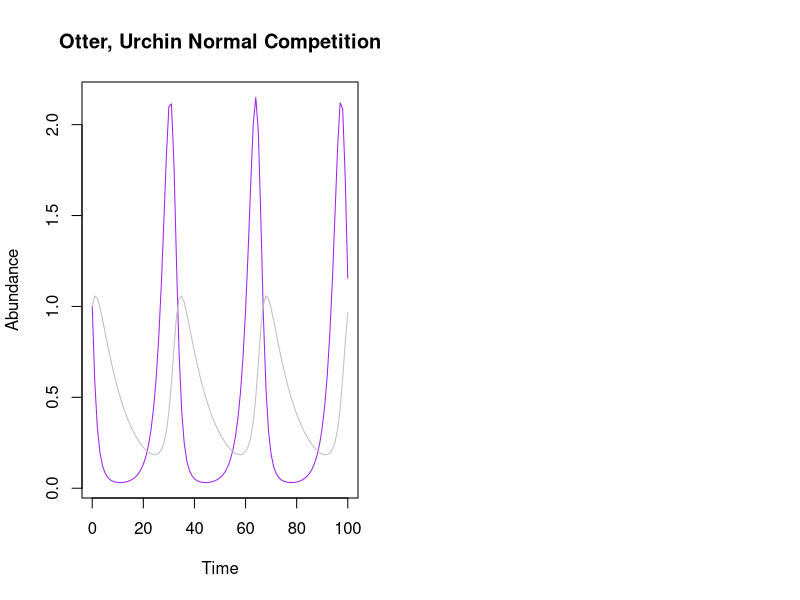
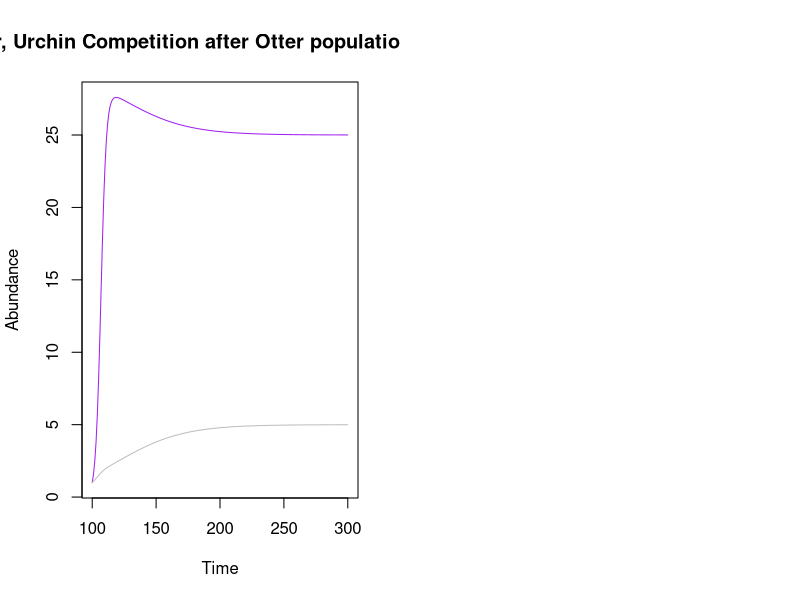
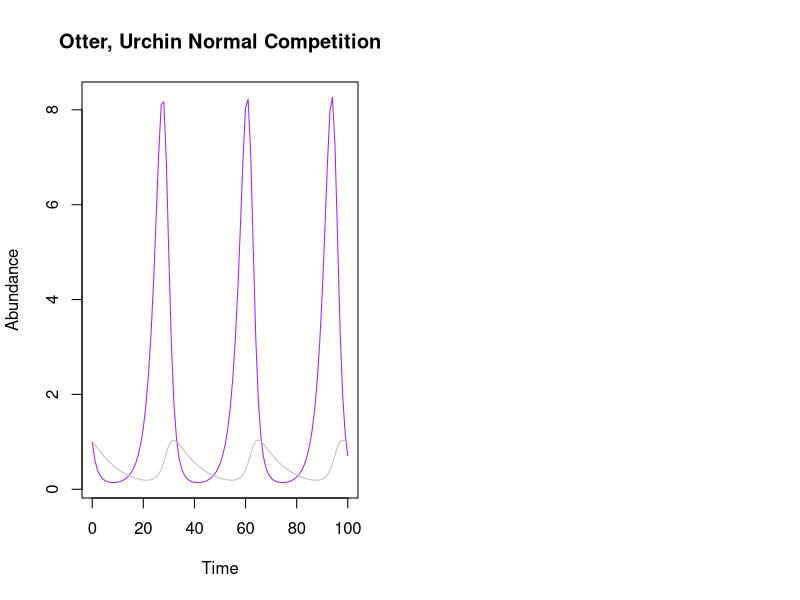
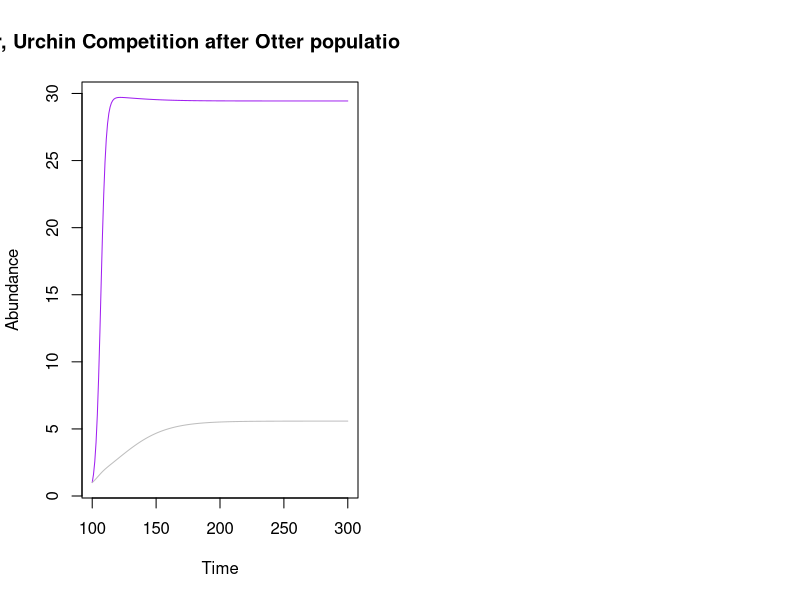
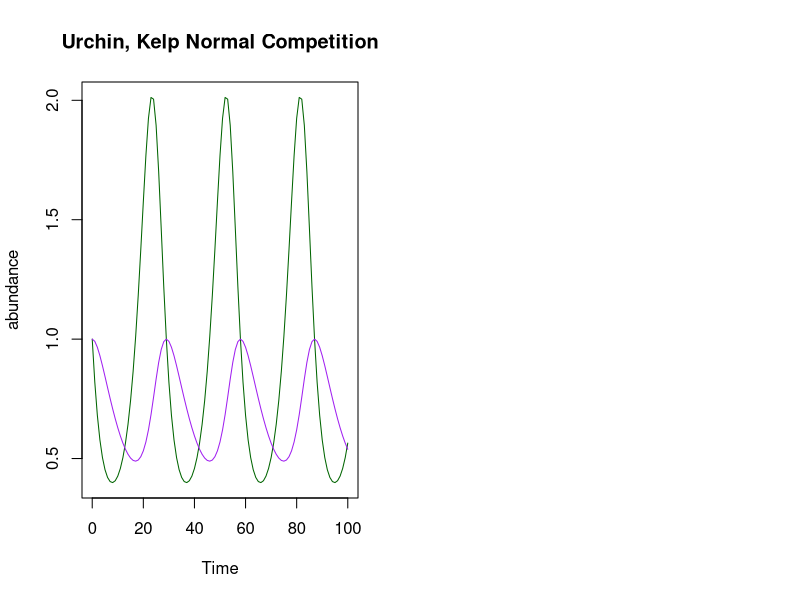
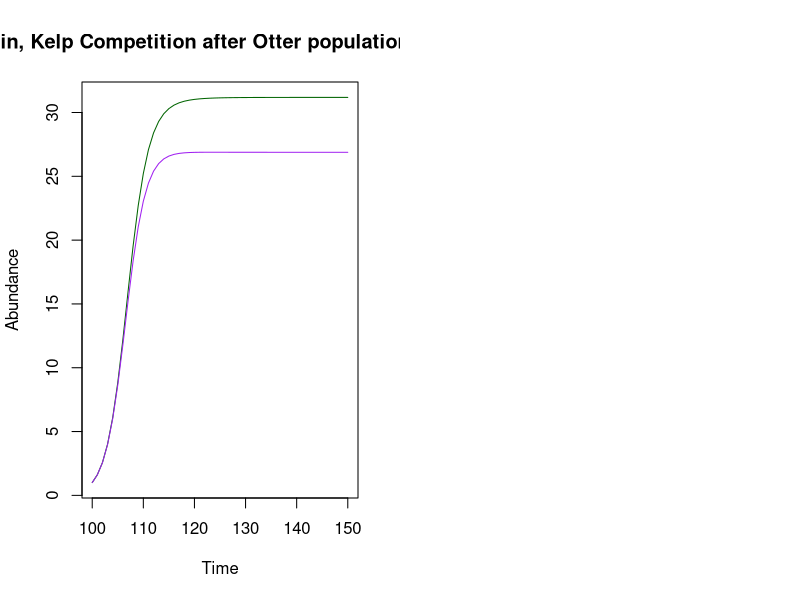
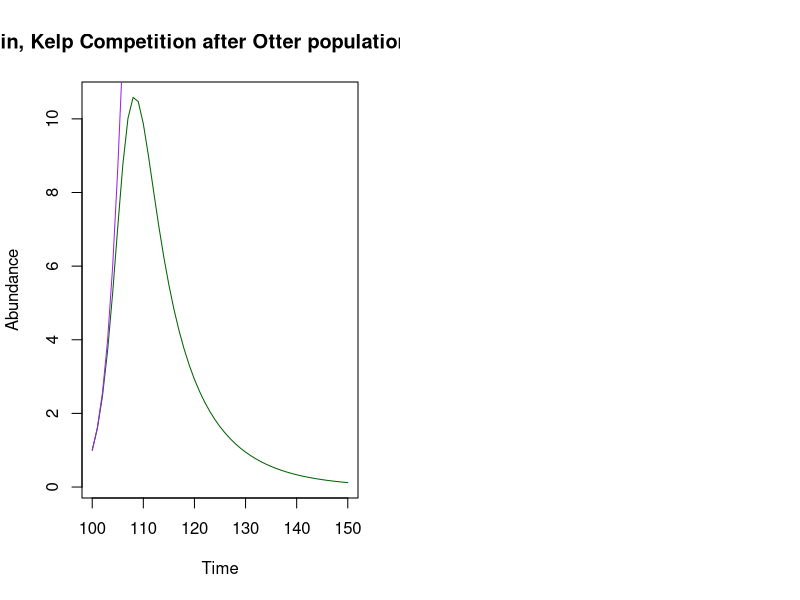

R code for these plots, in order:
# ECOLOGICAL MODDELING REPORT 

# THE TOP DOWN CONTROL OF SEA URCHINS IN KELP FORESTS.


##############################################################################################################################################
##############################################################################################################################################

  
# 2) Graph showing effect of density dependent predation on population density.
    # Showing otter and urchin population 

install.packages("deSolve")
library(deSolve)

# Defining the model
otter_urchin_competition_1 <- function(times, N0, params){
N1 <- N0[1]
N2  <- N0[2]
with(as.list(params), {
  dN1.dt <- N1*(r1-alpha12*N2)
  dN2.dt <- N2*(alpha21*N1-d2)
  return(list(c(dN1.dt, dN2.dt)))
  })
}

# Setting values of parameters that are used in the equations
params <- c(r1 = 0.5, 
            alpha12 = 1, 
            alpha21= 0.2,
            d2 = 0.1)

# Initial conditions
NO <- c(1,1)

# Defining time
t.values <- seq(0,100)

# Simulating the continuous time dynamic using the ode
otter_urchin_out_1 <- ode(NO, t.values, otter_urchin_competition_1, params)

# Plot results
# First column of N.out shows the time values for the x axis
# Second column of N.out shows the population sizes for species 1.
# Third column of N.out shows the population sizes for species 2.

par(mfrow=c(1,2))
plot(otter_urchin_out_1[,1], otter_urchin_out_1[,2], type = 'l', col = 'purple', xlab = 'Time', ylab = 'Abundance', main = 'Otter, Urchin Normal Competition')

lines(otter_urchin_out_1[,1], otter_urchin_out_1[,3], type = 'l', col = 'grey')

#######################################################################################

# Definition of the model 
otter_urchin_competition_2 <- function(times, N0, params){ 
  N1 <- N0[1] 
  N2 <- N0[2] 
  with(as.list(params), { 
    dN1.dt <- r1*N1*((K1-N1-(alpha12*N2))/K1) 
    dN2.dt <- r2*N2*((K2-N2-(alpha21*N1))/K2) 
    return(list(c(dN1.dt, dN2.dt))) 
  })
}

# setting parameters.
# r1 and r2 are intrinsic growth rates for N1 and N2.
# K1 and K2 are the density dependence parameters.
# alpha12 and alpha 21 is how species 1 affects species 2 and vice versa, if

params <- c(r1 = 0.5, 
            r2 = 0.1, 
            K1 = 30, 
            K2 = 10,
            alpha12 = 1.0, 
            alpha21 = 0.2)
# initial conditions 
N0 <- c(1,1) 

# definition of time 
t.values <- seq(100, 300)

# Simulating the continuous time dynamic using the ode
otter_urchin_out_2 <- ode(NO, t.values, otter_urchin_competition_2, params)

# plot results
par(mfrow=c(1,2)) 
plot(otter_urchin_out_2[,1], otter_urchin_out_2[,2], type='l',col='purple', xlab = 'Time', ylab = 'Abundance', main = 'Otter, Urchin Competition after Otter population decline') # prey

lines(otter_urchin_out_2[,1], otter_urchin_out_2[,3],  type='l',col='grey') # predator

##############################################################################################################################################
##############################################################################################################################################



# 3) Graph showing effect of otter removal from ecosystem on urchin populations.
# exponential growth of urchin population.

# Defining the model
otter_urchin_competition_1 <- function(times, N0, params){
  N1 <- N0[1]
  N2  <- N0[2]
  with(as.list(params), {
    dN1.dt <- N1*(r1-alpha12*N2)
    dN2.dt <- N2*(alpha21*N1-d2)
    return(list(c(dN1.dt, dN2.dt)))
  })
}

# Setting values of parameters that are used in the equations
params <- c(r1 = 0.5, 
            alpha12 = 1, 
            alpha21= 0.05,
            d2 = 0.1)

# Initial conditions
NO <- c(1,1)

# Defining time
t.values <- seq(0,100)

# Simulating the continuous time dynamic using the ode
otter_urchin_out_1 <- ode(NO, t.values, otter_urchin_competition_1, params)

# Plot results
# First column of N.out shows the time values for the x axis
# Second column of N.out shows the population sizes for species 1.
# Third column of N.out shows the population sizes for species 2.

par(mfrow=c(1,2))
plot(otter_urchin_out_1[,1], otter_urchin_out_1[,2], type = 'l', col = 'purple', xlab = 'Time', ylab = 'Abundance', main = 'Otter, Urchin Normal Competition')

lines(otter_urchin_out_1[,1], otter_urchin_out_1[,3], type = 'l', col = 'grey')

##########################################################################################


# Definition of the model 
otter_urchin_competition_2 <- function(times, N0, params){ 
  N1 <- N0[1] 
  N2 <- N0[2] 
  with(as.list(params), { 
    dN1.dt <- r1*N1*((K1-N1-(alpha12*N2))/K1) 
    dN2.dt <- r2*N2*((K2-N2-(alpha21*N1))/K2) 
    return(list(c(dN1.dt, dN2.dt))) 
  })
}

# setting parameters.
# r1 and r2 are intrinsic growth rates for N1 and N2.
# K1 and K2 are the density dependence parameters.
# alpha12 and alpha 21 is how species 1 affects species 2 and vice versa, if

params <- c(r1 = 0.5, 
            r2 = 0.1, 
            K1 = 30, 
            K2 = 10,
            alpha12 = 0.1, 
            alpha21 = 0.15)
# initial conditions 
N0 <- c(1,1) 

# definition of time 
t.values <- seq(100, 300)

# Simulating the continuous time dynamic using the ode
otter_urchin_out_2 <- ode(NO, t.values, otter_urchin_competition_2, params)

# plot results
par(mfrow=c(1,2)) 
plot(otter_urchin_out_2[,1], otter_urchin_out_2[,2], type='l',col='purple', xlab = 'Time', ylab = 'Abundance', main = 'Otter, Urchin Competition after Otter population decline') # prey

lines(otter_urchin_out_2[,1], otter_urchin_out_2[,3],  type='l',col='grey') # predator

############################################################################################
############################################################################################


# 4) Graph showing normal predator prey population curve with urchins and kelp.


# Defining the model
urchin_kelp_competition_1 <- function(times, N0, params){
  N1 <- N0[1]
  N2  <- N0[2]
  with(as.list(params), {
    dN1.dt <- N1*(r1-alpha12*N2)
    dN2.dt <- N2*(alpha21*N1-d2)
    return(list(c(dN1.dt, dN2.dt)))
  })
}

# Setting values of parameters that are used in the equations
params <- c(r1 = 0.5, 
            alpha12 = 0.7, 
            alpha21= 0.1,
            d2 = 0.1)

# Initial conditions
NO <- c(1,1)

# Defining time
t.values <- seq(0,100)

# Simulating the continuous time dynamic using the ode
urchin_kelp_out_1 <- ode(NO, t.values, urchin_kelp_competition_1, params)

# Plot results
# First column of N.out shows the time values for the x axis
# Second column of N.out shows the population sizes for species 1.
# Third column of N.out shows the population sizes for species 2.

par(mfrow=c(1,2))
plot(urchin_kelp_out_1[,1], urchin_kelp_out_1[,2], type = 'l', col = 'dark green', xlab = 'Time', ylab = 'abundance', main = 'Urchin, Kelp Normal Competition')

lines(urchin_kelp_out_1[,1], urchin_kelp_out_1[,3], type = 'l', col = 'purple')


##########################################################################

urchin_kelp_competition_2 <- function(times, N0, params){ 
  N1 <- N0[1] 
  N2 <- N0[2] 
  with(as.list(params), { 
    dN1.dt <- r1*N1*((K1-N1-(alpha12*N2))/K1) 
    dN2.dt <- r2*N2*((K2-N2-(alpha21*N1))/K2) 
    return(list(c(dN1.dt, dN2.dt))) 
  })
}

# setting parameters.
# r1 and r2 are intrinsic growth rates for N1 and N2.
# K1 and K2 are the density dependence parameters.
# alpha12 and alpha 21 is how species 1 affects species 2 and vice versa, if

params <- c(r1 = 0.5, 
            r2 = 0.5, 
            K1 = 50, 
            K2 = 30,
            alpha12 = 0.7, 
            alpha21 = 0.1)
# initial conditions 
N0 <- c(1,1) 

# definition of time 
t.values <- seq(100, 150)

# Simulating the continuous time dynamic using the ode
urchin_kelp_out_2 <- ode(NO, t.values, urchin_kelp_competition_2, params)

# plot results
par(mfrow=c(1,2)) 
plot(urchin_kelp_out_2[,1], urchin_kelp_out_2[,2], type='l',col='dark green', xlab = 'Time', ylab = 'Abundance', main = 'Urchin, Kelp Competition after Otter population decline') # prey

lines(urchin_kelp_out_2[,1], urchin_kelp_out_2[,3],  type='l',col='purple') # predator





# 5) Graph showing effect of density independent predation on population density.
# when urchin predators population declines.
# exponential growth of sea urchins 
# exponential decay of kelp

# Definition of the model 
urchin_kelp_competition_2 <- function(times, N0, params){ 
  N1 <- N0[1] 
  N2 <- N0[2] 
  with(as.list(params), { 
    dN1.dt <- r1*N1*((K1-N1-(alpha12*N2))/K1) 
    dN2.dt <- r2*N2*((K2-N2-(alpha21*N1))/K2) 
    return(list(c(dN1.dt, dN2.dt))) 
  })
}

# setting parameters.
# r1 and r2 are intrinsic growth rates for N1 and N2.
# K1 and K2 are the density dependence parameters.
# alpha12 and alpha 21 is how species 1 affects species 2 and vice versa, if

params <- c(r1 = 0.5, 
            r2 = 0.5, 
            K1 = 50, 
            K2 = 30,
            alpha12 = 2.0, 
            alpha21 = 0.1)
# initial conditions 
N0 <- c(1,1) 

# definition of time 
t.values <- seq(100, 150)

# Simulating the continuous time dynamic using the ode
urchin_kelp_out_2 <- ode(NO, t.values, urchin_kelp_competition_2, params)

# plot results
par(mfrow=c(1,2)) 
plot(urchin_kelp_out_2[,1], urchin_kelp_out_2[,2], type='l',col='dark green', xlab = 'Time', ylab = 'Abundance', main = 'Urchin, Kelp Competition after Otter population decline') # prey

lines(urchin_kelp_out_2[,1], urchin_kelp_out_2[,3],  type='l',col='purple') # predator
